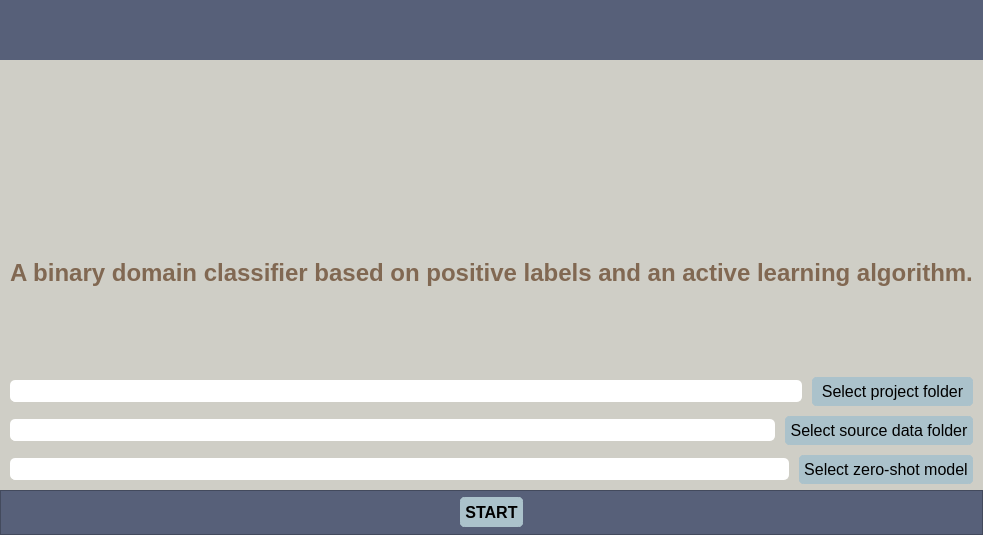
<?xml version="1.0" encoding="UTF-8"?>
<ui version="4.0">
 <class>Dialog</class>
 <widget class="QDialog" name="Dialog">
  <property name="geometry">
   <rect>
    <x>0</x>
    <y>0</y>
    <width>848</width>
    <height>535</height>
   </rect>
  </property>
  <property name="windowTitle">
   <string>Domain Classifier</string>
  </property>
  <property name="styleSheet">
   <string notr="true">background-color: #CFCEC6;</string>
  </property>
  <layout class="QVBoxLayout" name="verticalLayout_5">
   <property name="leftMargin">
    <number>0</number>
   </property>
   <property name="topMargin">
    <number>0</number>
   </property>
   <property name="rightMargin">
    <number>0</number>
   </property>
   <property name="bottomMargin">
    <number>0</number>
   </property>
   <item>
    <layout class="QVBoxLayout" name="verticalLayout_4">
     <item>
      <widget class="QFrame" name="frame_top_btns">
       <property name="sizePolicy">
        <sizepolicy hsizetype="Preferred" vsizetype="Maximum">
         <horstretch>0</horstretch>
         <verstretch>0</verstretch>
        </sizepolicy>
       </property>
       <property name="minimumSize">
        <size>
         <width>0</width>
         <height>30</height>
        </size>
       </property>
       <property name="maximumSize">
        <size>
         <width>16777215</width>
         <height>60</height>
        </size>
       </property>
       <property name="styleSheet">
        <string notr="true">background-color: #576079;</string>
       </property>
       <property name="frameShape">
        <enum>QFrame::NoFrame</enum>
       </property>
       <property name="frameShadow">
        <enum>QFrame::Raised</enum>
       </property>
      </widget>
     </item>
     <item>
      <spacer name="horizontalSpacer_4">
       <property name="orientation">
        <enum>Qt::Horizontal</enum>
       </property>
       <property name="sizeHint" stdset="0">
        <size>
         <width>992</width>
         <height>20</height>
        </size>
       </property>
      </spacer>
     </item>
     <item>
      <layout class="QHBoxLayout" name="horizontalLayout_6">
       <property name="spacing">
        <number>0</number>
       </property>
       <item>
        <widget class="QFrame" name="frame_3">
         <property name="sizePolicy">
          <sizepolicy hsizetype="Fixed" vsizetype="Preferred">
           <horstretch>0</horstretch>
           <verstretch>0</verstretch>
          </sizepolicy>
         </property>
         <property name="minimumSize">
          <size>
           <width>10</width>
           <height>0</height>
          </size>
         </property>
         <property name="maximumSize">
          <size>
           <width>10</width>
           <height>16777215</height>
          </size>
         </property>
         <property name="styleSheet">
          <string notr="true">QFrame { 
  background-color: #CFCEC6;
  border: 5px solid #CFCEC6
} 
</string>
         </property>
         <property name="frameShape">
          <enum>QFrame::StyledPanel</enum>
         </property>
         <property name="frameShadow">
          <enum>QFrame::Raised</enum>
         </property>
        </widget>
       </item>
       <item>
        <layout class="QVBoxLayout" name="verticalLayout_3">
         <item>
          <layout class="QVBoxLayout" name="verticalLayout">
           <item>
            <layout class="QHBoxLayout" name="horizontalLayout_5">
             <property name="spacing">
              <number>0</number>
             </property>
             <item>
              <widget class="QFrame" name="frame_4">
               <property name="sizePolicy">
                <sizepolicy hsizetype="Fixed" vsizetype="Preferred">
                 <horstretch>0</horstretch>
                 <verstretch>0</verstretch>
                </sizepolicy>
               </property>
               <property name="minimumSize">
                <size>
                 <width>125</width>
                 <height>0</height>
                </size>
               </property>
               <property name="maximumSize">
                <size>
                 <width>10</width>
                 <height>16777215</height>
                </size>
               </property>
               <property name="styleSheet">
                <string notr="true">QFrame { 
  background-color: #CFCEC6;
  border: 5px solid #CFCEC6
} 
</string>
               </property>
               <property name="frameShape">
                <enum>QFrame::StyledPanel</enum>
               </property>
               <property name="frameShadow">
                <enum>QFrame::Raised</enum>
               </property>
              </widget>
             </item>
             <item>
              <widget class="QLabel" name="label">
               <property name="sizePolicy">
                <sizepolicy hsizetype="Fixed" vsizetype="Fixed">
                 <horstretch>0</horstretch>
                 <verstretch>0</verstretch>
                </sizepolicy>
               </property>
               <property name="minimumSize">
                <size>
                 <width>20</width>
                 <height>20</height>
                </size>
               </property>
               <property name="text">
                <string/>
               </property>
               <property name="pixmap">
                <pixmap>Images/dc_logo.png</pixmap>
               </property>
               <property name="scaledContents">
                <bool>true</bool>
               </property>
              </widget>
             </item>
             <item>
              <widget class="QFrame" name="frame_5">
               <property name="sizePolicy">
                <sizepolicy hsizetype="Fixed" vsizetype="Preferred">
                 <horstretch>0</horstretch>
                 <verstretch>0</verstretch>
                </sizepolicy>
               </property>
               <property name="minimumSize">
                <size>
                 <width>125</width>
                 <height>0</height>
                </size>
               </property>
               <property name="maximumSize">
                <size>
                 <width>10</width>
                 <height>16777215</height>
                </size>
               </property>
               <property name="styleSheet">
                <string notr="true">QFrame { 
  background-color: #CFCEC6;
  border: 5px solid #CFCEC6
} 
</string>
               </property>
               <property name="frameShape">
                <enum>QFrame::StyledPanel</enum>
               </property>
               <property name="frameShadow">
                <enum>QFrame::Raised</enum>
               </property>
              </widget>
             </item>
            </layout>
           </item>
           <item>
            <widget class="QLabel" name="label_description_2">
             <property name="font">
              <font>
               <family>Segoe UI</family>
               <pointsize>14</pointsize>
              </font>
             </property>
             <property name="styleSheet">
              <string notr="true">color: rgb(98, 114, 164);</string>
             </property>
             <property name="text">
              <string>&lt;html&gt;&lt;head/&gt;&lt;body&gt;&lt;p&gt;&lt;span style=&quot; font-size:18pt; font-weight:600; color:#816852;&quot;&gt;A binary domain classifier based on positive labels and an active learning algorithm.&lt;/span&gt;&lt;/p&gt;&lt;p&gt;&lt;span style=&quot; font-size:18pt;&quot;&gt;&lt;br/&gt;&lt;/span&gt;&lt;/p&gt;&lt;/body&gt;&lt;/html&gt;</string>
             </property>
             <property name="alignment">
              <set>Qt::AlignCenter</set>
             </property>
            </widget>
           </item>
          </layout>
         </item>
         <item>
          <layout class="QVBoxLayout" name="verticalLayout_2">
           <property name="spacing">
            <number>10</number>
           </property>
           <item>
            <layout class="QHBoxLayout" name="horizontalLayout_2">
             <item>
              <widget class="QLineEdit" name="showProjectFolder">
               <property name="sizePolicy">
                <sizepolicy hsizetype="Preferred" vsizetype="Fixed">
                 <horstretch>0</horstretch>
                 <verstretch>0</verstretch>
                </sizepolicy>
               </property>
               <property name="font">
                <font>
                 <family>Arial</family>
                 <pointsize>12</pointsize>
                 <weight>50</weight>
                 <italic>false</italic>
                 <bold>false</bold>
                </font>
               </property>
               <property name="styleSheet">
                <string notr="true">QLineEdit {	
	background-color: #FFFFFF;
	border-radius: 5px;
	gridline-color: #FFFFFF;
	border-bottom: 1px solid #FFFFFF;
	color:black;
	font: 12pt &quot;Arial&quot;;
}</string>
               </property>
               <property name="text">
                <string/>
               </property>
              </widget>
             </item>
             <item>
              <widget class="QPushButton" name="selectProjectFolder">
               <property name="sizePolicy">
                <sizepolicy hsizetype="Fixed" vsizetype="Fixed">
                 <horstretch>0</horstretch>
                 <verstretch>0</verstretch>
                </sizepolicy>
               </property>
               <property name="font">
                <font>
                 <family>Arial</family>
                 <pointsize>12</pointsize>
                 <weight>50</weight>
                 <italic>false</italic>
                 <bold>false</bold>
                </font>
               </property>
               <property name="styleSheet">
                <string notr="true">QPushButton {
	border: 5px solid #ABC2CB;
	border-radius: 5px;	
	background-color: #ABC2CB;
	color:black;
	font: 12pt &quot;Arial&quot;;
}
QPushButton:hover {
	background-color: #ABC2CB;
	border: 2px solid #ABC2CB;
}
QPushButton:pressed {	
	background-color: #ABC2CB;
	border: 2px solid #ABC2CB;
}</string>
               </property>
               <property name="text">
                <string> Select project folder </string>
               </property>
              </widget>
             </item>
            </layout>
           </item>
           <item>
            <layout class="QHBoxLayout" name="horizontalLayout_3">
             <item>
              <widget class="QLineEdit" name="showSourceDataFolder">
               <property name="sizePolicy">
                <sizepolicy hsizetype="Preferred" vsizetype="Fixed">
                 <horstretch>0</horstretch>
                 <verstretch>0</verstretch>
                </sizepolicy>
               </property>
               <property name="font">
                <font>
                 <family>Arial</family>
                 <pointsize>12</pointsize>
                 <weight>50</weight>
                 <italic>false</italic>
                 <bold>false</bold>
                </font>
               </property>
               <property name="styleSheet">
                <string notr="true">QLineEdit {	
	background-color: #FFFFFF;
	border-radius: 5px;
	gridline-color: #FFFFFF;
	border-bottom: 1px solid #FFFFFF;
	color:black;
	font: 12pt &quot;Arial&quot;;
}</string>
               </property>
               <property name="text">
                <string/>
               </property>
              </widget>
             </item>
             <item>
              <widget class="QPushButton" name="selectSourceDataFolder">
               <property name="sizePolicy">
                <sizepolicy hsizetype="Fixed" vsizetype="Fixed">
                 <horstretch>0</horstretch>
                 <verstretch>0</verstretch>
                </sizepolicy>
               </property>
               <property name="font">
                <font>
                 <family>Arial</family>
                 <pointsize>12</pointsize>
                 <weight>50</weight>
                 <italic>false</italic>
                 <bold>false</bold>
                </font>
               </property>
               <property name="styleSheet">
                <string notr="true">QPushButton {
	border: 5px solid #ABC2CB;
	border-radius: 5px;	
	background-color: #ABC2CB;
	color:black;
	font: 12pt &quot;Arial&quot;;
}
QPushButton:hover {
	background-color: #ABC2CB;
	border: 2px solid #ABC2CB;
}
QPushButton:pressed {	
	background-color: #ABC2CB;
	border: 2px solid #ABC2CB;
}</string>
               </property>
               <property name="text">
                <string>Select source data folder</string>
               </property>
              </widget>
             </item>
            </layout>
           </item>
           <item>
            <layout class="QHBoxLayout" name="horizontalLayout_9">
             <item>
              <widget class="QLineEdit" name="showZeroShot">
               <property name="sizePolicy">
                <sizepolicy hsizetype="Preferred" vsizetype="Fixed">
                 <horstretch>0</horstretch>
                 <verstretch>0</verstretch>
                </sizepolicy>
               </property>
               <property name="font">
                <font>
                 <family>Arial</family>
                 <pointsize>12</pointsize>
                 <weight>50</weight>
                 <italic>false</italic>
                 <bold>false</bold>
                </font>
               </property>
               <property name="styleSheet">
                <string notr="true">QLineEdit {	
	background-color: #FFFFFF;
	border-radius: 5px;
	gridline-color: #FFFFFF;
	border-bottom: 1px solid #FFFFFF;
	color:black;
	font: 12pt &quot;Arial&quot;;
}</string>
               </property>
               <property name="text">
                <string/>
               </property>
              </widget>
             </item>
             <item>
              <widget class="QPushButton" name="selectZeroShot">
               <property name="sizePolicy">
                <sizepolicy hsizetype="Fixed" vsizetype="Fixed">
                 <horstretch>0</horstretch>
                 <verstretch>0</verstretch>
                </sizepolicy>
               </property>
               <property name="font">
                <font>
                 <family>Arial</family>
                 <pointsize>12</pointsize>
                 <weight>50</weight>
                 <italic>false</italic>
                 <bold>false</bold>
                </font>
               </property>
               <property name="styleSheet">
                <string notr="true">QPushButton {
	border: 5px solid #ABC2CB;
	border-radius: 5px;	
	background-color: #ABC2CB;
	color:black;
	font: 12pt &quot;Arial&quot;;
}
QPushButton:hover {
	background-color: #ABC2CB;
	border: 2px solid #ABC2CB;
}
QPushButton:pressed {	
	background-color: #ABC2CB;
	border: 2px solid #ABC2CB;
}</string>
               </property>
               <property name="text">
                <string>Select zero-shot model</string>
               </property>
              </widget>
             </item>
            </layout>
           </item>
          </layout>
         </item>
        </layout>
       </item>
       <item>
        <widget class="QFrame" name="frame_2">
         <property name="sizePolicy">
          <sizepolicy hsizetype="Fixed" vsizetype="Preferred">
           <horstretch>0</horstretch>
           <verstretch>0</verstretch>
          </sizepolicy>
         </property>
         <property name="minimumSize">
          <size>
           <width>10</width>
           <height>0</height>
          </size>
         </property>
         <property name="maximumSize">
          <size>
           <width>10</width>
           <height>16777215</height>
          </size>
         </property>
         <property name="styleSheet">
          <string notr="true">QFrame { 
  background-color: #CFCEC6;
  border: 5px solid #CFCEC6
} 
</string>
         </property>
         <property name="frameShape">
          <enum>QFrame::StyledPanel</enum>
         </property>
         <property name="frameShadow">
          <enum>QFrame::Raised</enum>
         </property>
        </widget>
       </item>
      </layout>
     </item>
     <item>
      <widget class="QFrame" name="frame">
       <property name="sizePolicy">
        <sizepolicy hsizetype="Preferred" vsizetype="Fixed">
         <horstretch>0</horstretch>
         <verstretch>0</verstretch>
        </sizepolicy>
       </property>
       <property name="minimumSize">
        <size>
         <width>60</width>
         <height>45</height>
        </size>
       </property>
       <property name="styleSheet">
        <string notr="true">background-color: #576079;</string>
       </property>
       <property name="frameShape">
        <enum>QFrame::StyledPanel</enum>
       </property>
       <property name="frameShadow">
        <enum>QFrame::Raised</enum>
       </property>
       <layout class="QHBoxLayout" name="horizontalLayout_4">
        <property name="topMargin">
         <number>3</number>
        </property>
        <property name="bottomMargin">
         <number>3</number>
        </property>
        <item>
         <layout class="QHBoxLayout" name="horizontalLayout">
          <item>
           <spacer name="horizontalSpacer_2">
            <property name="orientation">
             <enum>Qt::Horizontal</enum>
            </property>
            <property name="sizeHint" stdset="0">
             <size>
              <width>40</width>
              <height>20</height>
             </size>
            </property>
           </spacer>
          </item>
          <item>
           <widget class="QPushButton" name="start">
            <property name="sizePolicy">
             <sizepolicy hsizetype="Minimum" vsizetype="Fixed">
              <horstretch>0</horstretch>
              <verstretch>0</verstretch>
             </sizepolicy>
            </property>
            <property name="minimumSize">
             <size>
              <width>60</width>
              <height>30</height>
             </size>
            </property>
            <property name="font">
             <font>
              <family>Arial</family>
              <pointsize>12</pointsize>
              <weight>75</weight>
              <italic>false</italic>
              <bold>true</bold>
             </font>
            </property>
            <property name="styleSheet">
             <string notr="true">QPushButton {
	border: 5px solid #ABC2CB;
	border-radius: 5px;	
	background-color: #ABC2CB;
	color:black;
	font: 12pt &quot;Arial&quot;;
	font-weight: bold;
}
QPushButton:hover {
	background-color: #ABC2CB;
	border: 2px solid #ABC2CB;
}
QPushButton:pressed {	
	background-color: #ABC2CB;
	border: 2px solid #ABC2CB;
}</string>
            </property>
            <property name="text">
             <string>START</string>
            </property>
           </widget>
          </item>
          <item>
           <spacer name="horizontalSpacer_3">
            <property name="orientation">
             <enum>Qt::Horizontal</enum>
            </property>
            <property name="sizeHint" stdset="0">
             <size>
              <width>40</width>
              <height>20</height>
             </size>
            </property>
           </spacer>
          </item>
         </layout>
        </item>
       </layout>
      </widget>
     </item>
    </layout>
   </item>
  </layout>
 </widget>
 <resources/>
 <connections/>
</ui>
